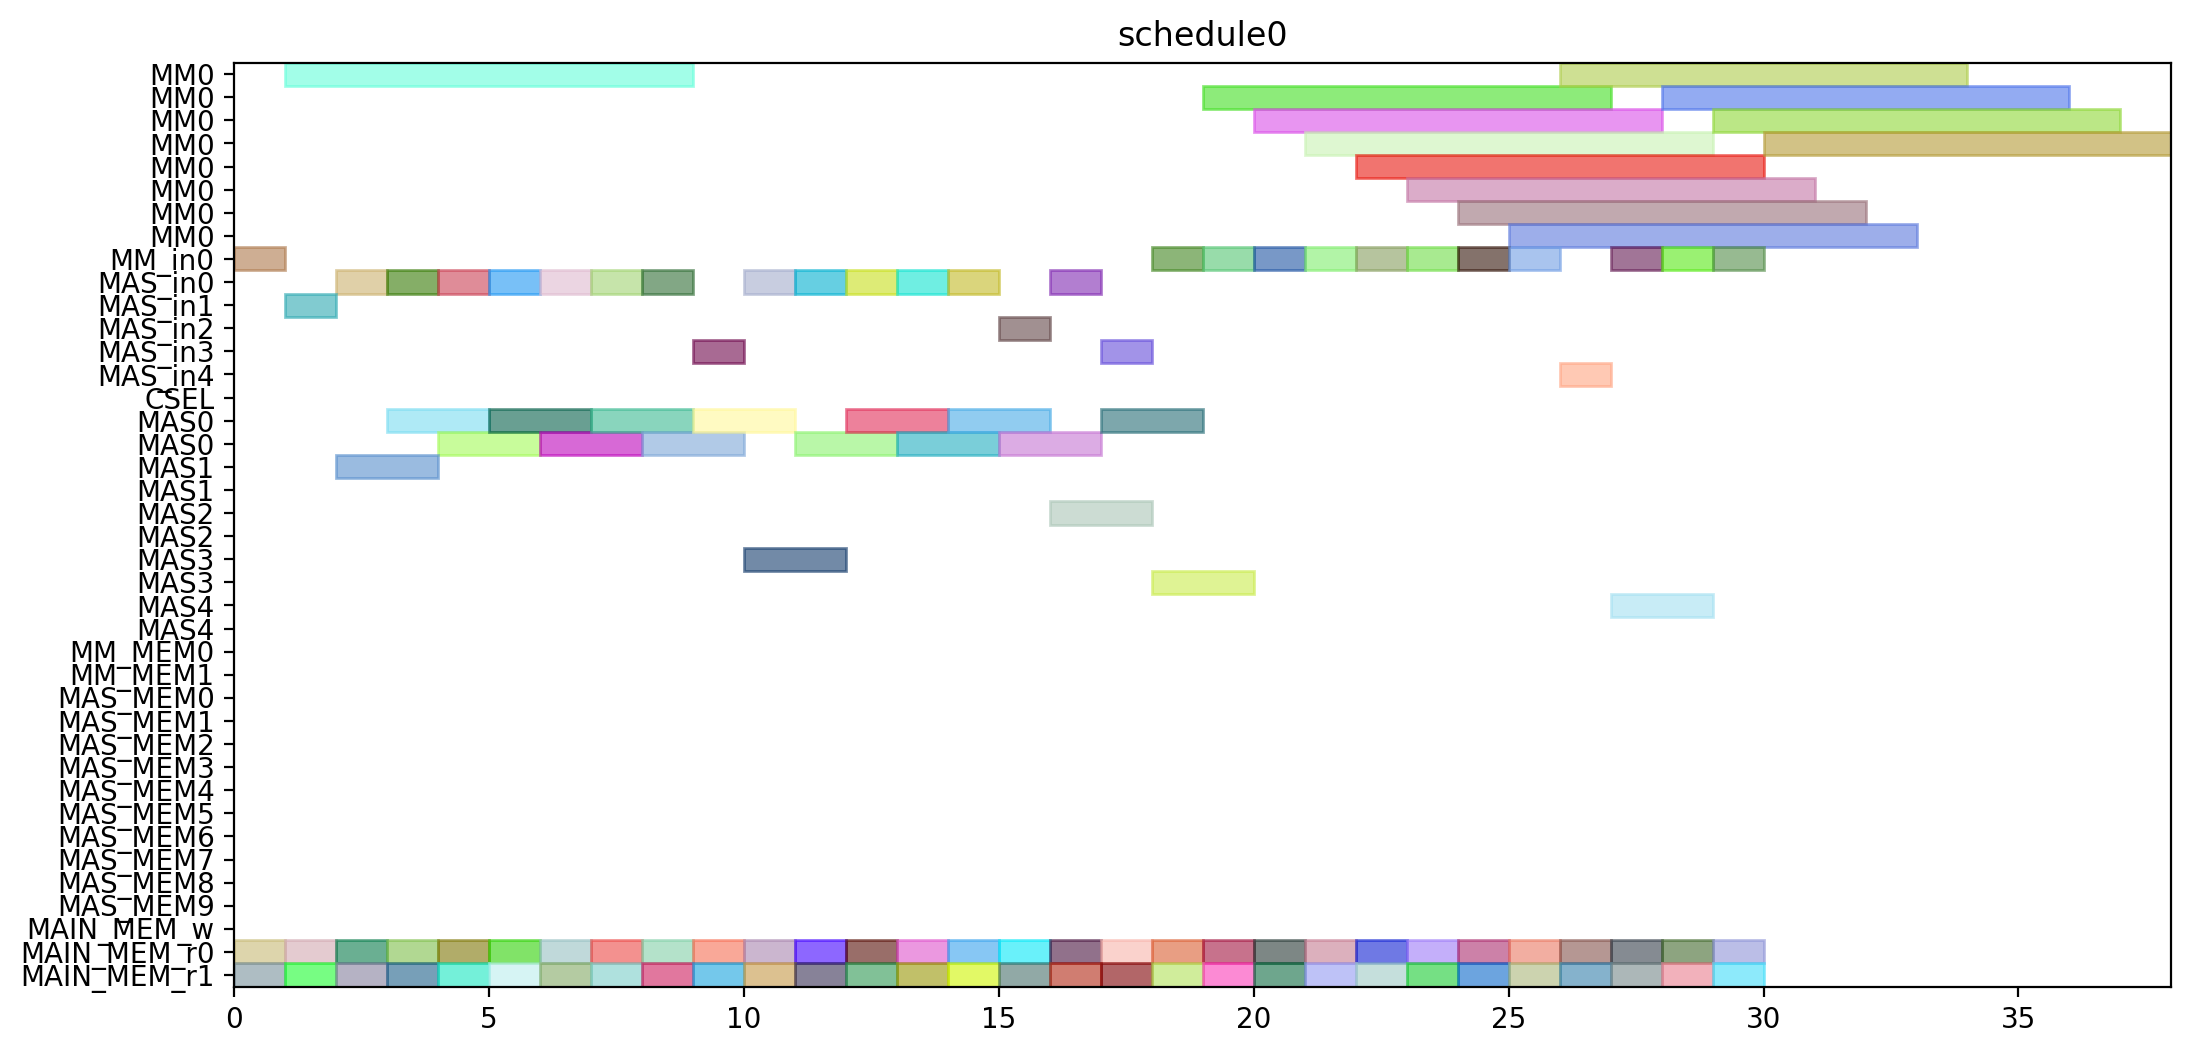

Write the Python code that produced this figure.
from pyschedule import Scenario, solvers, plotters, alt


def solve():
	horizon = 120
	S = Scenario("schedule0", horizon=horizon)

	# resource
	MM = S.Resources('MM', num=1, size=8)
	MM_in = S.Resources('MM_in', num=1)
	MAS_in = S.Resources('MAS_in', num=5)
	CSEL = S.Resource('CSEL')
	MAS = S.Resources('MAS', num=5, size=2, periods=range(1, horizon))
	MM_MEM = S.Resources('MM_MEM', num=2)
	MAS_MEM = S.Resources('MAS_MEM', num=10)
	MAIN_MEM_w = S.Resource('MAIN_MEM_w', size=1)
	MAIN_MEM_r = S.Resources('MAIN_MEM_r', num=2)

	# result of previous scheduling

	# new tasks
	T1_t0 = S.Task('T1_t0', length=2, delay_cost=1)
	T1_t0 += alt(MAS)
	T1_t0_in = S.Task('T1_t0_in', length=1, delay_cost=1)
	T1_t0_in += alt(MAS_in)
	S += T1_t0_in*MAS_in[0]<=T1_t0*MAS[0]

	S += T1_t0_in*MAS_in[1]<=T1_t0*MAS[1]

	S += T1_t0_in*MAS_in[2]<=T1_t0*MAS[2]

	S += T1_t0_in*MAS_in[3]<=T1_t0*MAS[3]

	S += T1_t0_in*MAS_in[4]<=T1_t0*MAS[4]

	T1_t0_mem0 = S.Task('T1_t0_mem0', length=1, delay_cost=1)
	T1_t0_mem0 += MAIN_MEM_r[0]
	S += T1_t0_mem0 <= T1_t0

	T1_t0_mem1 = S.Task('T1_t0_mem1', length=1, delay_cost=1)
	T1_t0_mem1 += MAIN_MEM_r[1]
	S += T1_t0_mem1 <= T1_t0

	T1_t1 = S.Task('T1_t1', length=2, delay_cost=1)
	T1_t1 += alt(MAS)
	T1_t1_in = S.Task('T1_t1_in', length=1, delay_cost=1)
	T1_t1_in += alt(MAS_in)
	S += T1_t1_in*MAS_in[0]<=T1_t1*MAS[0]

	S += T1_t1_in*MAS_in[1]<=T1_t1*MAS[1]

	S += T1_t1_in*MAS_in[2]<=T1_t1*MAS[2]

	S += T1_t1_in*MAS_in[3]<=T1_t1*MAS[3]

	S += T1_t1_in*MAS_in[4]<=T1_t1*MAS[4]

	T1_t1_mem0 = S.Task('T1_t1_mem0', length=1, delay_cost=1)
	T1_t1_mem0 += MAIN_MEM_r[0]
	S += T1_t1_mem0 <= T1_t1

	T1_t1_mem1 = S.Task('T1_t1_mem1', length=1, delay_cost=1)
	T1_t1_mem1 += MAIN_MEM_r[1]
	S += T1_t1_mem1 <= T1_t1

	T1_t3 = S.Task('T1_t3', length=8, delay_cost=1)
	T1_t3 += alt(MM)
	T1_t3_in = S.Task('T1_t3_in', length=1, delay_cost=1)
	T1_t3_in += alt(MM_in)
	S += T1_t3_in*MM_in[0]<=T1_t3*MM[0]
	T1_t3_mem0 = S.Task('T1_t3_mem0', length=1, delay_cost=1)
	T1_t3_mem0 += MAIN_MEM_r[0]
	S += T1_t3_mem0 <= T1_t3

	T1_t3_mem1 = S.Task('T1_t3_mem1', length=1, delay_cost=1)
	T1_t3_mem1 += MAIN_MEM_r[1]
	S += T1_t3_mem1 <= T1_t3

	T2_t0 = S.Task('T2_t0', length=8, delay_cost=1)
	T2_t0 += alt(MM)
	T2_t0_in = S.Task('T2_t0_in', length=1, delay_cost=1)
	T2_t0_in += alt(MM_in)
	S += T2_t0_in*MM_in[0]<=T2_t0*MM[0]
	T2_t0_mem0 = S.Task('T2_t0_mem0', length=1, delay_cost=1)
	T2_t0_mem0 += MAIN_MEM_r[0]
	S += T2_t0_mem0 <= T2_t0

	T2_t0_mem1 = S.Task('T2_t0_mem1', length=1, delay_cost=1)
	T2_t0_mem1 += MAIN_MEM_r[1]
	S += T2_t0_mem1 <= T2_t0

	T2_t1 = S.Task('T2_t1', length=8, delay_cost=1)
	T2_t1 += alt(MM)
	T2_t1_in = S.Task('T2_t1_in', length=1, delay_cost=1)
	T2_t1_in += alt(MM_in)
	S += T2_t1_in*MM_in[0]<=T2_t1*MM[0]
	T2_t1_mem0 = S.Task('T2_t1_mem0', length=1, delay_cost=1)
	T2_t1_mem0 += MAIN_MEM_r[0]
	S += T2_t1_mem0 <= T2_t1

	T2_t1_mem1 = S.Task('T2_t1_mem1', length=1, delay_cost=1)
	T2_t1_mem1 += MAIN_MEM_r[1]
	S += T2_t1_mem1 <= T2_t1

	T2_t2 = S.Task('T2_t2', length=2, delay_cost=1)
	T2_t2 += alt(MAS)
	T2_t2_in = S.Task('T2_t2_in', length=1, delay_cost=1)
	T2_t2_in += alt(MAS_in)
	S += T2_t2_in*MAS_in[0]<=T2_t2*MAS[0]

	S += T2_t2_in*MAS_in[1]<=T2_t2*MAS[1]

	S += T2_t2_in*MAS_in[2]<=T2_t2*MAS[2]

	S += T2_t2_in*MAS_in[3]<=T2_t2*MAS[3]

	S += T2_t2_in*MAS_in[4]<=T2_t2*MAS[4]

	T2_t2_mem0 = S.Task('T2_t2_mem0', length=1, delay_cost=1)
	T2_t2_mem0 += MAIN_MEM_r[0]
	S += T2_t2_mem0 <= T2_t2

	T2_t2_mem1 = S.Task('T2_t2_mem1', length=1, delay_cost=1)
	T2_t2_mem1 += MAIN_MEM_r[1]
	S += T2_t2_mem1 <= T2_t2

	T2_t3 = S.Task('T2_t3', length=2, delay_cost=1)
	T2_t3 += alt(MAS)
	T2_t3_in = S.Task('T2_t3_in', length=1, delay_cost=1)
	T2_t3_in += alt(MAS_in)
	S += T2_t3_in*MAS_in[0]<=T2_t3*MAS[0]

	S += T2_t3_in*MAS_in[1]<=T2_t3*MAS[1]

	S += T2_t3_in*MAS_in[2]<=T2_t3*MAS[2]

	S += T2_t3_in*MAS_in[3]<=T2_t3*MAS[3]

	S += T2_t3_in*MAS_in[4]<=T2_t3*MAS[4]

	T2_t3_mem0 = S.Task('T2_t3_mem0', length=1, delay_cost=1)
	T2_t3_mem0 += MAIN_MEM_r[0]
	S += T2_t3_mem0 <= T2_t3

	T2_t3_mem1 = S.Task('T2_t3_mem1', length=1, delay_cost=1)
	T2_t3_mem1 += MAIN_MEM_r[1]
	S += T2_t3_mem1 <= T2_t3

	T3_t0 = S.Task('T3_t0', length=8, delay_cost=1)
	T3_t0 += alt(MM)
	T3_t0_in = S.Task('T3_t0_in', length=1, delay_cost=1)
	T3_t0_in += alt(MM_in)
	S += T3_t0_in*MM_in[0]<=T3_t0*MM[0]
	T3_t0_mem0 = S.Task('T3_t0_mem0', length=1, delay_cost=1)
	T3_t0_mem0 += MAIN_MEM_r[0]
	S += T3_t0_mem0 <= T3_t0

	T3_t0_mem1 = S.Task('T3_t0_mem1', length=1, delay_cost=1)
	T3_t0_mem1 += MAIN_MEM_r[1]
	S += T3_t0_mem1 <= T3_t0

	T3_t1 = S.Task('T3_t1', length=8, delay_cost=1)
	T3_t1 += alt(MM)
	T3_t1_in = S.Task('T3_t1_in', length=1, delay_cost=1)
	T3_t1_in += alt(MM_in)
	S += T3_t1_in*MM_in[0]<=T3_t1*MM[0]
	T3_t1_mem0 = S.Task('T3_t1_mem0', length=1, delay_cost=1)
	T3_t1_mem0 += MAIN_MEM_r[0]
	S += T3_t1_mem0 <= T3_t1

	T3_t1_mem1 = S.Task('T3_t1_mem1', length=1, delay_cost=1)
	T3_t1_mem1 += MAIN_MEM_r[1]
	S += T3_t1_mem1 <= T3_t1

	T3_t2 = S.Task('T3_t2', length=2, delay_cost=1)
	T3_t2 += alt(MAS)
	T3_t2_in = S.Task('T3_t2_in', length=1, delay_cost=1)
	T3_t2_in += alt(MAS_in)
	S += T3_t2_in*MAS_in[0]<=T3_t2*MAS[0]

	S += T3_t2_in*MAS_in[1]<=T3_t2*MAS[1]

	S += T3_t2_in*MAS_in[2]<=T3_t2*MAS[2]

	S += T3_t2_in*MAS_in[3]<=T3_t2*MAS[3]

	S += T3_t2_in*MAS_in[4]<=T3_t2*MAS[4]

	T3_t2_mem0 = S.Task('T3_t2_mem0', length=1, delay_cost=1)
	T3_t2_mem0 += MAIN_MEM_r[0]
	S += T3_t2_mem0 <= T3_t2

	T3_t2_mem1 = S.Task('T3_t2_mem1', length=1, delay_cost=1)
	T3_t2_mem1 += MAIN_MEM_r[1]
	S += T3_t2_mem1 <= T3_t2

	T3_t3 = S.Task('T3_t3', length=2, delay_cost=1)
	T3_t3 += alt(MAS)
	T3_t3_in = S.Task('T3_t3_in', length=1, delay_cost=1)
	T3_t3_in += alt(MAS_in)
	S += T3_t3_in*MAS_in[0]<=T3_t3*MAS[0]

	S += T3_t3_in*MAS_in[1]<=T3_t3*MAS[1]

	S += T3_t3_in*MAS_in[2]<=T3_t3*MAS[2]

	S += T3_t3_in*MAS_in[3]<=T3_t3*MAS[3]

	S += T3_t3_in*MAS_in[4]<=T3_t3*MAS[4]

	T3_t3_mem0 = S.Task('T3_t3_mem0', length=1, delay_cost=1)
	T3_t3_mem0 += MAIN_MEM_r[0]
	S += T3_t3_mem0 <= T3_t3

	T3_t3_mem1 = S.Task('T3_t3_mem1', length=1, delay_cost=1)
	T3_t3_mem1 += MAIN_MEM_r[1]
	S += T3_t3_mem1 <= T3_t3

	T4_t0 = S.Task('T4_t0', length=8, delay_cost=1)
	T4_t0 += alt(MM)
	T4_t0_in = S.Task('T4_t0_in', length=1, delay_cost=1)
	T4_t0_in += alt(MM_in)
	S += T4_t0_in*MM_in[0]<=T4_t0*MM[0]
	T4_t0_mem0 = S.Task('T4_t0_mem0', length=1, delay_cost=1)
	T4_t0_mem0 += MAIN_MEM_r[0]
	S += T4_t0_mem0 <= T4_t0

	T4_t0_mem1 = S.Task('T4_t0_mem1', length=1, delay_cost=1)
	T4_t0_mem1 += MAIN_MEM_r[1]
	S += T4_t0_mem1 <= T4_t0

	T4_t1 = S.Task('T4_t1', length=8, delay_cost=1)
	T4_t1 += alt(MM)
	T4_t1_in = S.Task('T4_t1_in', length=1, delay_cost=1)
	T4_t1_in += alt(MM_in)
	S += T4_t1_in*MM_in[0]<=T4_t1*MM[0]
	T4_t1_mem0 = S.Task('T4_t1_mem0', length=1, delay_cost=1)
	T4_t1_mem0 += MAIN_MEM_r[0]
	S += T4_t1_mem0 <= T4_t1

	T4_t1_mem1 = S.Task('T4_t1_mem1', length=1, delay_cost=1)
	T4_t1_mem1 += MAIN_MEM_r[1]
	S += T4_t1_mem1 <= T4_t1

	T4_t2 = S.Task('T4_t2', length=2, delay_cost=1)
	T4_t2 += alt(MAS)
	T4_t2_in = S.Task('T4_t2_in', length=1, delay_cost=1)
	T4_t2_in += alt(MAS_in)
	S += T4_t2_in*MAS_in[0]<=T4_t2*MAS[0]

	S += T4_t2_in*MAS_in[1]<=T4_t2*MAS[1]

	S += T4_t2_in*MAS_in[2]<=T4_t2*MAS[2]

	S += T4_t2_in*MAS_in[3]<=T4_t2*MAS[3]

	S += T4_t2_in*MAS_in[4]<=T4_t2*MAS[4]

	T4_t2_mem0 = S.Task('T4_t2_mem0', length=1, delay_cost=1)
	T4_t2_mem0 += MAIN_MEM_r[0]
	S += T4_t2_mem0 <= T4_t2

	T4_t2_mem1 = S.Task('T4_t2_mem1', length=1, delay_cost=1)
	T4_t2_mem1 += MAIN_MEM_r[1]
	S += T4_t2_mem1 <= T4_t2

	T4_t3 = S.Task('T4_t3', length=2, delay_cost=1)
	T4_t3 += alt(MAS)
	T4_t3_in = S.Task('T4_t3_in', length=1, delay_cost=1)
	T4_t3_in += alt(MAS_in)
	S += T4_t3_in*MAS_in[0]<=T4_t3*MAS[0]

	S += T4_t3_in*MAS_in[1]<=T4_t3*MAS[1]

	S += T4_t3_in*MAS_in[2]<=T4_t3*MAS[2]

	S += T4_t3_in*MAS_in[3]<=T4_t3*MAS[3]

	S += T4_t3_in*MAS_in[4]<=T4_t3*MAS[4]

	T4_t3_mem0 = S.Task('T4_t3_mem0', length=1, delay_cost=1)
	T4_t3_mem0 += MAIN_MEM_r[0]
	S += T4_t3_mem0 <= T4_t3

	T4_t3_mem1 = S.Task('T4_t3_mem1', length=1, delay_cost=1)
	T4_t3_mem1 += MAIN_MEM_r[1]
	S += T4_t3_mem1 <= T4_t3

	T5_t0 = S.Task('T5_t0', length=2, delay_cost=1)
	T5_t0 += alt(MAS)
	T5_t0_in = S.Task('T5_t0_in', length=1, delay_cost=1)
	T5_t0_in += alt(MAS_in)
	S += T5_t0_in*MAS_in[0]<=T5_t0*MAS[0]

	S += T5_t0_in*MAS_in[1]<=T5_t0*MAS[1]

	S += T5_t0_in*MAS_in[2]<=T5_t0*MAS[2]

	S += T5_t0_in*MAS_in[3]<=T5_t0*MAS[3]

	S += T5_t0_in*MAS_in[4]<=T5_t0*MAS[4]

	T5_t0_mem0 = S.Task('T5_t0_mem0', length=1, delay_cost=1)
	T5_t0_mem0 += MAIN_MEM_r[0]
	S += T5_t0_mem0 <= T5_t0

	T5_t0_mem1 = S.Task('T5_t0_mem1', length=1, delay_cost=1)
	T5_t0_mem1 += MAIN_MEM_r[1]
	S += T5_t0_mem1 <= T5_t0

	T5_t1 = S.Task('T5_t1', length=2, delay_cost=1)
	T5_t1 += alt(MAS)
	T5_t1_in = S.Task('T5_t1_in', length=1, delay_cost=1)
	T5_t1_in += alt(MAS_in)
	S += T5_t1_in*MAS_in[0]<=T5_t1*MAS[0]

	S += T5_t1_in*MAS_in[1]<=T5_t1*MAS[1]

	S += T5_t1_in*MAS_in[2]<=T5_t1*MAS[2]

	S += T5_t1_in*MAS_in[3]<=T5_t1*MAS[3]

	S += T5_t1_in*MAS_in[4]<=T5_t1*MAS[4]

	T5_t1_mem0 = S.Task('T5_t1_mem0', length=1, delay_cost=1)
	T5_t1_mem0 += MAIN_MEM_r[0]
	S += T5_t1_mem0 <= T5_t1

	T5_t1_mem1 = S.Task('T5_t1_mem1', length=1, delay_cost=1)
	T5_t1_mem1 += MAIN_MEM_r[1]
	S += T5_t1_mem1 <= T5_t1

	T5_t3 = S.Task('T5_t3', length=8, delay_cost=1)
	T5_t3 += alt(MM)
	T5_t3_in = S.Task('T5_t3_in', length=1, delay_cost=1)
	T5_t3_in += alt(MM_in)
	S += T5_t3_in*MM_in[0]<=T5_t3*MM[0]
	T5_t3_mem0 = S.Task('T5_t3_mem0', length=1, delay_cost=1)
	T5_t3_mem0 += MAIN_MEM_r[0]
	S += T5_t3_mem0 <= T5_t3

	T5_t3_mem1 = S.Task('T5_t3_mem1', length=1, delay_cost=1)
	T5_t3_mem1 += MAIN_MEM_r[1]
	S += T5_t3_mem1 <= T5_t3

	T6_t0 = S.Task('T6_t0', length=8, delay_cost=1)
	T6_t0 += alt(MM)
	T6_t0_in = S.Task('T6_t0_in', length=1, delay_cost=1)
	T6_t0_in += alt(MM_in)
	S += T6_t0_in*MM_in[0]<=T6_t0*MM[0]
	T6_t0_mem0 = S.Task('T6_t0_mem0', length=1, delay_cost=1)
	T6_t0_mem0 += MAIN_MEM_r[0]
	S += T6_t0_mem0 <= T6_t0

	T6_t0_mem1 = S.Task('T6_t0_mem1', length=1, delay_cost=1)
	T6_t0_mem1 += MAIN_MEM_r[1]
	S += T6_t0_mem1 <= T6_t0

	T6_t1 = S.Task('T6_t1', length=8, delay_cost=1)
	T6_t1 += alt(MM)
	T6_t1_in = S.Task('T6_t1_in', length=1, delay_cost=1)
	T6_t1_in += alt(MM_in)
	S += T6_t1_in*MM_in[0]<=T6_t1*MM[0]
	T6_t1_mem0 = S.Task('T6_t1_mem0', length=1, delay_cost=1)
	T6_t1_mem0 += MAIN_MEM_r[0]
	S += T6_t1_mem0 <= T6_t1

	T6_t1_mem1 = S.Task('T6_t1_mem1', length=1, delay_cost=1)
	T6_t1_mem1 += MAIN_MEM_r[1]
	S += T6_t1_mem1 <= T6_t1

	T6_t2 = S.Task('T6_t2', length=2, delay_cost=1)
	T6_t2 += alt(MAS)
	T6_t2_in = S.Task('T6_t2_in', length=1, delay_cost=1)
	T6_t2_in += alt(MAS_in)
	S += T6_t2_in*MAS_in[0]<=T6_t2*MAS[0]

	S += T6_t2_in*MAS_in[1]<=T6_t2*MAS[1]

	S += T6_t2_in*MAS_in[2]<=T6_t2*MAS[2]

	S += T6_t2_in*MAS_in[3]<=T6_t2*MAS[3]

	S += T6_t2_in*MAS_in[4]<=T6_t2*MAS[4]

	T6_t2_mem0 = S.Task('T6_t2_mem0', length=1, delay_cost=1)
	T6_t2_mem0 += MAIN_MEM_r[0]
	S += T6_t2_mem0 <= T6_t2

	T6_t2_mem1 = S.Task('T6_t2_mem1', length=1, delay_cost=1)
	T6_t2_mem1 += MAIN_MEM_r[1]
	S += T6_t2_mem1 <= T6_t2

	T6_t3 = S.Task('T6_t3', length=2, delay_cost=1)
	T6_t3 += alt(MAS)
	T6_t3_in = S.Task('T6_t3_in', length=1, delay_cost=1)
	T6_t3_in += alt(MAS_in)
	S += T6_t3_in*MAS_in[0]<=T6_t3*MAS[0]

	S += T6_t3_in*MAS_in[1]<=T6_t3*MAS[1]

	S += T6_t3_in*MAS_in[2]<=T6_t3*MAS[2]

	S += T6_t3_in*MAS_in[3]<=T6_t3*MAS[3]

	S += T6_t3_in*MAS_in[4]<=T6_t3*MAS[4]

	T6_t3_mem0 = S.Task('T6_t3_mem0', length=1, delay_cost=1)
	T6_t3_mem0 += MAIN_MEM_r[0]
	S += T6_t3_mem0 <= T6_t3

	T6_t3_mem1 = S.Task('T6_t3_mem1', length=1, delay_cost=1)
	T6_t3_mem1 += MAIN_MEM_r[1]
	S += T6_t3_mem1 <= T6_t3

	T7_t0 = S.Task('T7_t0', length=8, delay_cost=1)
	T7_t0 += alt(MM)
	T7_t0_in = S.Task('T7_t0_in', length=1, delay_cost=1)
	T7_t0_in += alt(MM_in)
	S += T7_t0_in*MM_in[0]<=T7_t0*MM[0]
	T7_t0_mem0 = S.Task('T7_t0_mem0', length=1, delay_cost=1)
	T7_t0_mem0 += MAIN_MEM_r[0]
	S += T7_t0_mem0 <= T7_t0

	T7_t0_mem1 = S.Task('T7_t0_mem1', length=1, delay_cost=1)
	T7_t0_mem1 += MAIN_MEM_r[1]
	S += T7_t0_mem1 <= T7_t0

	T7_t1 = S.Task('T7_t1', length=8, delay_cost=1)
	T7_t1 += alt(MM)
	T7_t1_in = S.Task('T7_t1_in', length=1, delay_cost=1)
	T7_t1_in += alt(MM_in)
	S += T7_t1_in*MM_in[0]<=T7_t1*MM[0]
	T7_t1_mem0 = S.Task('T7_t1_mem0', length=1, delay_cost=1)
	T7_t1_mem0 += MAIN_MEM_r[0]
	S += T7_t1_mem0 <= T7_t1

	T7_t1_mem1 = S.Task('T7_t1_mem1', length=1, delay_cost=1)
	T7_t1_mem1 += MAIN_MEM_r[1]
	S += T7_t1_mem1 <= T7_t1

	T7_t2 = S.Task('T7_t2', length=2, delay_cost=1)
	T7_t2 += alt(MAS)
	T7_t2_in = S.Task('T7_t2_in', length=1, delay_cost=1)
	T7_t2_in += alt(MAS_in)
	S += T7_t2_in*MAS_in[0]<=T7_t2*MAS[0]

	S += T7_t2_in*MAS_in[1]<=T7_t2*MAS[1]

	S += T7_t2_in*MAS_in[2]<=T7_t2*MAS[2]

	S += T7_t2_in*MAS_in[3]<=T7_t2*MAS[3]

	S += T7_t2_in*MAS_in[4]<=T7_t2*MAS[4]

	T7_t2_mem0 = S.Task('T7_t2_mem0', length=1, delay_cost=1)
	T7_t2_mem0 += MAIN_MEM_r[0]
	S += T7_t2_mem0 <= T7_t2

	T7_t2_mem1 = S.Task('T7_t2_mem1', length=1, delay_cost=1)
	T7_t2_mem1 += MAIN_MEM_r[1]
	S += T7_t2_mem1 <= T7_t2

	T7_t3 = S.Task('T7_t3', length=2, delay_cost=1)
	T7_t3 += alt(MAS)
	T7_t3_in = S.Task('T7_t3_in', length=1, delay_cost=1)
	T7_t3_in += alt(MAS_in)
	S += T7_t3_in*MAS_in[0]<=T7_t3*MAS[0]

	S += T7_t3_in*MAS_in[1]<=T7_t3*MAS[1]

	S += T7_t3_in*MAS_in[2]<=T7_t3*MAS[2]

	S += T7_t3_in*MAS_in[3]<=T7_t3*MAS[3]

	S += T7_t3_in*MAS_in[4]<=T7_t3*MAS[4]

	T7_t3_mem0 = S.Task('T7_t3_mem0', length=1, delay_cost=1)
	T7_t3_mem0 += MAIN_MEM_r[0]
	S += T7_t3_mem0 <= T7_t3

	T7_t3_mem1 = S.Task('T7_t3_mem1', length=1, delay_cost=1)
	T7_t3_mem1 += MAIN_MEM_r[1]
	S += T7_t3_mem1 <= T7_t3

	T8_t2 = S.Task('T8_t2', length=2, delay_cost=1)
	T8_t2 += alt(MAS)
	T8_t2_in = S.Task('T8_t2_in', length=1, delay_cost=1)
	T8_t2_in += alt(MAS_in)
	S += T8_t2_in*MAS_in[0]<=T8_t2*MAS[0]

	S += T8_t2_in*MAS_in[1]<=T8_t2*MAS[1]

	S += T8_t2_in*MAS_in[2]<=T8_t2*MAS[2]

	S += T8_t2_in*MAS_in[3]<=T8_t2*MAS[3]

	S += T8_t2_in*MAS_in[4]<=T8_t2*MAS[4]

	T8_t2_mem0 = S.Task('T8_t2_mem0', length=1, delay_cost=1)
	T8_t2_mem0 += MAIN_MEM_r[0]
	S += T8_t2_mem0 <= T8_t2

	T8_t2_mem1 = S.Task('T8_t2_mem1', length=1, delay_cost=1)
	T8_t2_mem1 += MAIN_MEM_r[1]
	S += T8_t2_mem1 <= T8_t2

	T9_t2 = S.Task('T9_t2', length=2, delay_cost=1)
	T9_t2 += alt(MAS)
	T9_t2_in = S.Task('T9_t2_in', length=1, delay_cost=1)
	T9_t2_in += alt(MAS_in)
	S += T9_t2_in*MAS_in[0]<=T9_t2*MAS[0]

	S += T9_t2_in*MAS_in[1]<=T9_t2*MAS[1]

	S += T9_t2_in*MAS_in[2]<=T9_t2*MAS[2]

	S += T9_t2_in*MAS_in[3]<=T9_t2*MAS[3]

	S += T9_t2_in*MAS_in[4]<=T9_t2*MAS[4]

	T9_t2_mem0 = S.Task('T9_t2_mem0', length=1, delay_cost=1)
	T9_t2_mem0 += MAIN_MEM_r[0]
	S += T9_t2_mem0 <= T9_t2

	T9_t2_mem1 = S.Task('T9_t2_mem1', length=1, delay_cost=1)
	T9_t2_mem1 += MAIN_MEM_r[1]
	S += T9_t2_mem1 <= T9_t2

	T10_t2 = S.Task('T10_t2', length=2, delay_cost=1)
	T10_t2 += alt(MAS)
	T10_t2_in = S.Task('T10_t2_in', length=1, delay_cost=1)
	T10_t2_in += alt(MAS_in)
	S += T10_t2_in*MAS_in[0]<=T10_t2*MAS[0]

	S += T10_t2_in*MAS_in[1]<=T10_t2*MAS[1]

	S += T10_t2_in*MAS_in[2]<=T10_t2*MAS[2]

	S += T10_t2_in*MAS_in[3]<=T10_t2*MAS[3]

	S += T10_t2_in*MAS_in[4]<=T10_t2*MAS[4]

	T10_t2_mem0 = S.Task('T10_t2_mem0', length=1, delay_cost=1)
	T10_t2_mem0 += MAIN_MEM_r[0]
	S += T10_t2_mem0 <= T10_t2

	T10_t2_mem1 = S.Task('T10_t2_mem1', length=1, delay_cost=1)
	T10_t2_mem1 += MAIN_MEM_r[1]
	S += T10_t2_mem1 <= T10_t2

	T11_t2 = S.Task('T11_t2', length=2, delay_cost=1)
	T11_t2 += alt(MAS)
	T11_t2_in = S.Task('T11_t2_in', length=1, delay_cost=1)
	T11_t2_in += alt(MAS_in)
	S += T11_t2_in*MAS_in[0]<=T11_t2*MAS[0]

	S += T11_t2_in*MAS_in[1]<=T11_t2*MAS[1]

	S += T11_t2_in*MAS_in[2]<=T11_t2*MAS[2]

	S += T11_t2_in*MAS_in[3]<=T11_t2*MAS[3]

	S += T11_t2_in*MAS_in[4]<=T11_t2*MAS[4]

	T11_t2_mem0 = S.Task('T11_t2_mem0', length=1, delay_cost=1)
	T11_t2_mem0 += MAIN_MEM_r[0]
	S += T11_t2_mem0 <= T11_t2

	T11_t2_mem1 = S.Task('T11_t2_mem1', length=1, delay_cost=1)
	T11_t2_mem1 += MAIN_MEM_r[1]
	S += T11_t2_mem1 <= T11_t2

	solvers.mip.solve(S,msg=1,kind='CPLEX',ratio_gap=1.01)

	solution = [['hoge']*len(S.solution()[1]) for i in range(len(S.solution()))]
	for i in range(len(S.solution())):
		for j in range(len(S.solution()[i])):
			solution[i][j]=str(S.solution()[i][j])
	print(solution)

	cycles = int(solution[-1][3])

	pic_file_name = "/mnt/rose/usr1/fukuda/ABE/multiRAM_multiMAS_16mux/scheduling_result/stage8MM1_stage2MAS5/EP2_LADDERMUL/schedule0.png"
	if(S.solution() != []):
		plotters.matplotlib.plot(S,img_filename=pic_file_name, show_task_labels=False, fig_size=(cycles*0.25+3, 6))

	return solution
